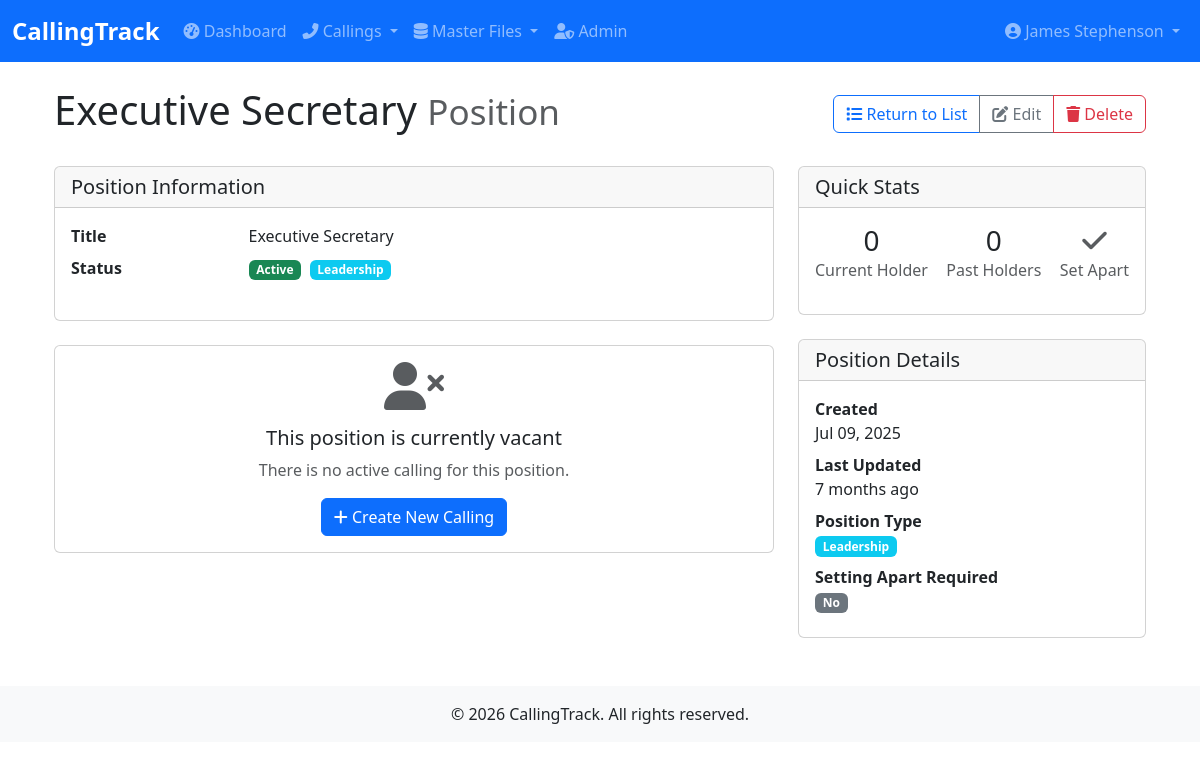
The page /callings/positions/14/ (signed in) on the database its author committed.
### accounts/models.py (models this page shows, shortened)
class User(AbstractUser):
    email = models.EmailField(_('email address'), unique=True)
    phone = models.CharField(_('phone number'), max_length=20, blank=True)
    class Meta:
        verbose_name = _('user')
        verbose_name_plural = _('users')

### callings/models.py (models this page shows, shortened)
class Position(models.Model):
    title = models.CharField(max_length=100, unique=True)
    description = models.TextField(blank=True, null=True, help_text="Description of the position's responsibilities")
    is_leadership = models.BooleanField(default=False, help_text="Whether this is a leadership position")
    is_active = models.BooleanField(default=True, help_text="Whether this position is currently active")
    requires_setting_apart = models.BooleanField(
        default=False,
        help_text="Whether this position requires the member to be set apart"
    )
    display_order = models.PositiveSmallIntegerField(
        default=0,
        help_text="Order in which positions should be displayed (lower numbers first)"
    )
    created_at = models.DateTimeField(auto_now_add=True)
    updated_at = models.DateTimeField(auto_now=True)
    class Meta:
        ordering = ['display_order', 'title']

### callings/views.py (the view)
# urls.py: path('positions/<int:pk>/', views.PositionDetailView.as_view(), name='position-detail'),
class PositionDetailView(LoginRequiredMixin, TitleMixin, DetailView):
    model = Position
    template_name = 'callings/position/position_detail.html'
    context_object_name = 'position'
    def get_title(self):
        return f"Position: {self.get_object().title}"

### callings/views.py (called while the page is built)
    def get_context_data(self, **kwargs):
        context = super().get_context_data(**kwargs)
        context['title'] = self.get_title()
        return context

### callings/templates/callings/position/position_detail.html (shortened to what this page needs)
{% extends 'callings/base.html' %}
{% block content %}
<div class="container">
    <div class="d-flex justify-content-between align-items-center mb-4">
        <h1>{{ object.title }} <small class="text-muted">Position</small></h1>
        <div class="btn-group" role="group">
            <a href="{% url 'callings:position-list' %}" class="btn btn-outline-primary">
                <i class="fas fa-list"></i> Return to List
            </a>
            <a href="{% url 'callings:position-update' object.pk %}" class="btn btn-outline-secondary">
                <i class="fas fa-edit"></i> Edit
            </a>
            <a href="{% url 'callings:position-delete' object.pk %}" class="btn btn-outline-danger">
                <i class="fas fa-trash"></i> Delete
            </a>
        </div>
    </div>
    <div class="row">
        <div class="col-md-8">
            <div class="card mb-4">
                <div class="card-header">
                    <h5 class="mb-0">Position Information</h5>
                </div>
                <div class="card-body">
                    <dl class="row">
                        <dt class="col-sm-3">Title</dt>
                        <dd class="col-sm-9">{{ object.title }}</dd>
                        <dt class="col-sm-3">Status</dt>
                        <dd class="col-sm-9">
                            <span class="badge bg-{% if object.is_active %}success{% else %}secondary{% endif %}">
                                {% if object.is_active %}Active{% else %}Inactive{% endif %}
                            </span>
                            {% if object.is_leadership %}
                            <span class="badge bg-info ms-1">Leadership</span>
                            {% endif %}
                        </dd>
                    </dl>
                </div>
            </div>
            {% if current_calling %}
            <div class="card mb-4">
                <div class="card-header">
                    <h5 class="mb-0">Current Calling</h5>
                </div>
                <div class="card-body">
                    <div class="d-flex align-items-center">
                        <div class="flex-shrink-0">
                            <div class="avatar avatar-lg">
                                <i class="fas fa-user-circle fa-4x text-primary"></i>
                            </div>
                        </div>
                        <div class="flex-grow-1 ms-3">
                            <h5 class="mb-1">
                                <a href="{% url 'callings:calling-detail' current_calling.pk %}">
                                    {{ current_calling.get_display_name }}
                                </a>
                            </h5>
                            <p class="mb-1">
                                <span class="badge bg-{{ current_calling.get_status_badge_class }}">
                                    {{ current_calling.get_status_display }}
                                </span>
                            </p>
                            <p class="mb-0 text-muted">
                                Called on {{ current_calling.date_called|date:"M d, Y" }}
                                {% if current_calling.date_sustained %}
                                    • Sustained on {{ current_calling.date_sustained|date:"M d, Y" }}
                                {% endif %}
                                {% if current_calling.date_set_apart %}
                                    • Set apart on {{ current_calling.date_set_apart|date:"M d, Y" }}
                                {% endif %}
                            </p>
                        </div>
                        <div class="flex-shrink-0">
                            <a href="{% url 'callings:calling-detail' current_calling.pk %}" class="btn btn-outline-primary">
                                <i class="fas fa-eye"></i> View Calling
                            </a>
                        </div>
                    </div>
                </div>
            </div>
            {% else %}
            <div class="card mb-4">
                <div class="card-body text-center">
                    <i class="fas fa-user-times fa-3x text-muted mb-3"></i>
                    <h5>This position is currently vacant</h5>
                    <p class="text-muted">There is no active calling for this position.</p>
                    <a href="{% url 'callings:calling-create' %}?position={{ object.pk }}" class="btn btn-primary">
                        <i class="fas fa-plus"></i> Create New Calling
                    </a>
                </div>
            </div>
            {% endif %}
        </div>
        <div class="col-md-4">
            <div class="card mb-4">
                <div class="card-header">
                    <h5 class="mb-0">Quick Stats</h5>
                </div>
                <div class="card-body">
                    <div class="d-flex justify-content-between mb-3">
                        <div class="text-center">
                            <div class="h3 mb-0">
                                {% if current_calling %}1{% else %}0{% endif %}
                            </div>
                            <div class="text-muted">Current Holder</div>
                        </div>
                        <div class="text-center">
                            <div class="h3 mb-0">{{ past_callings|length }}</div>
                            <div class="text-muted">Past Holders</div>
                        </div>
                        <div class="text-center">
                            <div class="h3 mb-0">
                                {% if object.requires_setting_apart %}
                                    {% if current_calling and current_calling.date_set_apart %}
                                        <i class="fas fa-check text-success"></i>
                                    {% else %}
                                        <i class="fas fa-times text-danger"></i>
                                    {% endif %}
                                {% else %}
                                    <i class="fas fa-check text-muted"></i>
                                {% endif %}
                            </div>
                            <div class="text-muted">Set Apart</div>
                        </div>
                    </div>
                </div>
            </div>
            <div class="card">
                <div class="card-header">
                    <h5 class="mb-0">Position Details</h5>
                </div>
                <div class="card-body">
                    <dl class="mb-0">
                        <dt>Created</dt>
                        <dd>{{ object.created_at|date:"M d, Y" }}</dd>
                        <dt>Last Updated</dt>
                        <dd>{{ object.updated_at|timesince }} ago</dd>
                        <dt>Position Type</dt>
                        <dd>
                            {% if object.is_leadership %}
                                <span class="badge bg-info">Leadership</span>
                            {% else %}
                                <span class="badge bg-secondary">Auxiliary</span>
                            {% endif %}
                        </dd>
                        <dt>Setting Apart Required</dt>
                        <dd>
                            {% if object.requires_setting_apart %}
                                <span class="badge bg-warning">Yes</span>
                            {% else %}
                                <span class="badge bg-secondary">No</span>
                            {% endif %}
                        </dd>
                    </dl>
                </div>
            </div>
        </div>
    </div>
</div>
{% endblock %}

### callings/templates/callings/base.html (shortened to what this page needs)
<!DOCTYPE html>
{% load static %}
<html lang="en">
<head>
    <link href="https://cdn.jsdelivr.net/npm/bootstrap@5.3.0/dist/css/bootstrap.min.css" rel="stylesheet">
    <link rel="stylesheet" href="https://cdnjs.cloudflare.com/ajax/libs/font-awesome/6.4.0/css/all.min.css">
    <link rel="stylesheet" href="{% static 'css/styles.css' %}">
</head>
<body>
    <nav class="navbar navbar-expand-lg navbar-dark bg-primary">
        <div class="container-fluid">
            <a class="navbar-brand" href="{% url 'dashboard' %}">CallingTrack</a>
            <div class="collapse navbar-collapse" id="navbarNav">
                <ul class="navbar-nav me-auto">
                    <li class="nav-item">
                        <a class="nav-link" href="{% url 'dashboard' %}"><i class="fas fa-tachometer-alt"></i> Dashboard</a>
                    </li>
                    <li class="nav-item dropdown">
                        <a class="nav-link dropdown-toggle" href="#" id="callingsDropdown" role="button" data-bs-toggle="dropdown">
                            <i class="fas fa-phone-alt"></i> Callings
                        </a>
                    </li>
                    <li class="nav-item dropdown">
                        <a class="nav-link dropdown-toggle" href="#" id="masterFilesDropdown" role="button" data-bs-toggle="dropdown">
                            <i class="fas fa-database"></i> Master Files
                        </a>
                    </li>
                    {% if user.is_superuser %}
                    <li class="nav-item">
                        <a class="nav-link" href="/admin/" target="_blank"><i class="fas fa-user-shield"></i> Admin</a>
                    </li>
                    {% endif %}
                </ul>
                <ul class="navbar-nav">
                    {% if user.is_authenticated %}
                    <li class="nav-item dropdown">
                        <a class="nav-link dropdown-toggle" href="#" id="userDropdown" role="button" data-bs-toggle="dropdown">
                            <i class="fas fa-user-circle"></i> {{ user.get_full_name|default:user.username }}
                        </a>
                    </li>
                    {% else %}
                    <li class="nav-item">
                        <a class="nav-link" href="{% url 'login' %}"><i class="fas fa-sign-in-alt"></i> Login</a>
                    </li>
                    {% endif %}
                </ul>
            </div>
        </div>
    </nav>
    <main class="container mt-4">
        {% block content %}{% endblock %}
    </main>
    <footer class="bg-light mt-5 py-3">
        <div class="container text-center">
            <p class="mb-0">&copy; {% now "Y" %} CallingTrack. All rights reserved.</p>
        </div>
    </footer>
</body>
</html>

### static/css/styles.css (style rules this page uses)
body { font-family: 'Segoe UI', Tahoma, Geneva, Verdana, sans-serif; }
.navbar-brand { font-weight: bold; font-size: 1.5rem; }
.btn { border-radius: 0.375rem; font-weight: 500; }

### rows shown on the page
User: get_full_name "James Stephenson"
Position: title "Executive Secretary", created_at "Jul 09, 2025", updated_at "7 months"

### other values the page prints
{{ past_callings|length }} "0"
